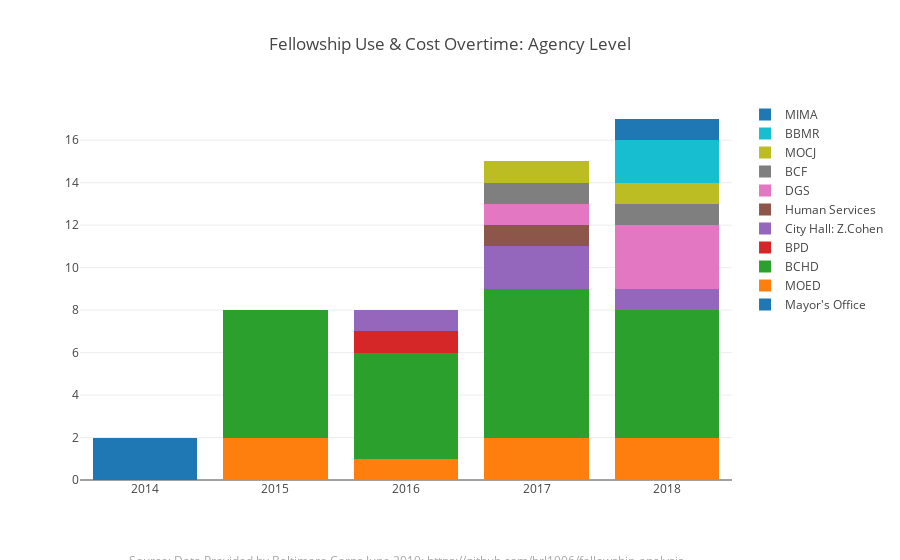

Here is the notebook cell this chart was saved with:
### Code cell
utilization_changes_overtime_by_agency()

### Figure 1 — Plotly figure (JSON) as saved in the notebook; plotly's stock layout.template omitted (floating-point values rounded to 4 significant figures)
{"data": [{"name": "Mayor's Office", "type": "bar", "uid": "f8491f53-7e16-445f-87bb-ce05d8a5d466", "x": ["2014-01-01"], "y": [2]}, {"name": "MOED", "type": "bar", "uid": "e0f93a97-c1e3-4bba-9f0d-35f08eb12264", "x": ["2015-01-01", "2016-01-01", "2017-01-01", "2018-01-01"], "y": [2, 1, 2, 2]}, {"name": "BCHD", "type": "bar", "uid": "2877fa92-7b23-4c67-b49f-5235f6bee5a0", "x": ["2015-01-01", "2016-01-01", "2017-01-01", "2018-01-01"], "y": [6, 5, 7, 6]}, {"name": "BPD", "type": "bar", "uid": "52319712-4bf6-4e4d-9298-01055529acc2", "x": ["2016-01-01"], "y": [1]}, {"name": "City Hall: Z.Cohen", "type": "bar", "uid": "e6c9bc00-d4d4-45c5-a8f9-28073e8accb9", "x": ["2016-01-01", "2017-01-01", "2018-01-01"], "y": [1, 2, 1]}, {"name": "Human Services", "type": "bar", "uid": "3427fe21-54bc-4d5f-a959-901a40276675", "x": ["2017-01-01"], "y": [1]}, {"name": "DGS", "type": "bar", "uid": "58f00fee-0344-4f93-96ef-e4d2df2552b8", "x": ["2017-01-01", "2018-01-01"], "y": [1, 3]}, {"name": "BCF", "type": "bar", "uid": "66845d88-a9eb-4ee0-b0b8-24fc01d726e9", "x": ["2017-01-01", "2018-01-01"], "y": [1, 1]}, {"name": "MOCJ", "type": "bar", "uid": "80c9070c-7e31-44d3-8b7b-2f947657d9ff", "x": ["2017-01-01", "2018-01-01"], "y": [1, 1]}, {"name": "BBMR", "type": "bar", "uid": "8bbc9782-6672-4424-aa5f-6b365802a323", "x": ["2018-01-01"], "y": [2]}, {"name": "MIMA", "type": "bar", "uid": "52d598f8-41a5-43fa-abb2-d81c9b1187dd", "x": ["2018-01-01"], "y": [1]}], "layout": {"annotations": [{"font": {"color": "darkgrey", "size": 12}, "showarrow": false, "text": "Source: Data Provided by Baltimore Corps June 2019: https://github.com/brl1906/fellowship-analysis", "x": 0.5, "xref": "paper", "y": -0.24, "yref": "paper"}], "autosize": true, "barmode": "stack", "hovermode": "closest", "legend": {"orientation": "v"}, "title": {"text": "Fellowship Use & Cost Overtime: Agency Level"}, "xaxis": {"autorange": true, "nticks": 5, "range": ["2013-07-02 12:00", "2018-07-02 12:00"], "type": "date"}, "yaxis": {"autorange": true, "range": [0, 17.89], "type": "linear"}}}
